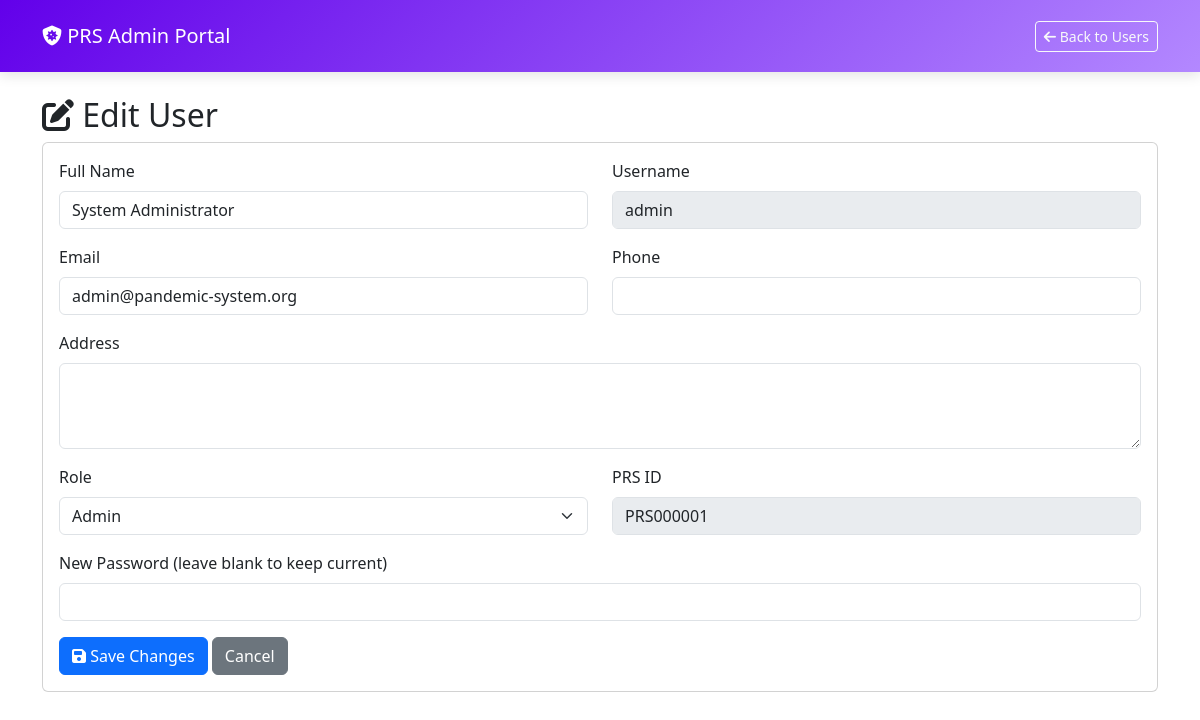
Page /Admin/user_edit.php?id=1 (signed in) on the committed database.
### tables this page shows
CREATE TABLE Users (
    user_id INT AUTO_INCREMENT PRIMARY KEY,
    prs_id VARCHAR(10) UNIQUE NOT NULL,
    full_name VARCHAR(100) NOT NULL,
    national_id VARCHAR(50) UNIQUE,
    dob DATE,
    role ENUM('Admin', 'Official', 'Merchant', 'Citizen', 'Pending') NOT NULL,
    username VARCHAR(50) UNIQUE NOT NULL,
    password VARCHAR(255) NOT NULL,
    email VARCHAR(100),
    phone VARCHAR(20),
    address TEXT,
    is_visitor TINYINT(1) DEFAULT 0,
    created_at TIMESTAMP DEFAULT CURRENT_TIMESTAMP,
    last_login TIMESTAMP NULL
);

### Admin/user_edit.php (the view, shortened to what this page needs)
<?php
$host = 'localhost';
$db = 'CovidSystem';
$user = 'root';
$pass = '';
try {
    $pdo = new PDO("mysql:host=$host;dbname=$db;charset=utf8mb4", $user, $pass);
    $pdo->setAttribute(PDO::ATTR_ERRMODE, PDO::ERRMODE_EXCEPTION);
    $user_id = (int)$_GET['id'];
    $stmt = $pdo->prepare("SELECT * FROM users WHERE user_id = ?");
    $stmt->execute([$user_id]);
    $user_data = $stmt->fetch(PDO::FETCH_ASSOC);
} catch (PDOException $e) {
    $_SESSION['error_message'] = "Database error: " . $e->getMessage();
    header("Location: admin_users.php");
    exit();
}
?>
<!DOCTYPE html>
<html lang="en">
<head>
    <link rel="stylesheet" href="https://cdn.jsdelivr.net/npm/bootstrap@5.3.0/dist/css/bootstrap.min.css">
    <link rel="stylesheet" href="https://cdnjs.cloudflare.com/ajax/libs/font-awesome/6.4.0/css/all.min.css">
    <link rel="stylesheet" href="../css/admin_styles.css">
</head>
<body>
    <nav class="navbar navbar-expand-lg admin-navbar">
        <div class="container">
            <a class="navbar-brand text-white" href="admin_dashboard.php">
                <i class="fas fa-shield-virus"></i> PRS Admin Portal
            </a>
            <div class="navbar-nav ms-auto">
                <a href="admin_users.php" class="btn btn-outline-light btn-sm">
                    <i class="fas fa-arrow-left"></i> Back to Users
                </a>
            </div>
        </div>
    </nav>
    <div class="container py-4">
        <h2><i class="fas fa-edit"></i> Edit User</h2>
        <div class="card">
            <div class="card-body">
                <form method="post">
                    <div class="row">
                        <div class="col-md-6">
                            <div class="mb-3">
                                <label for="full_name" class="form-label">Full Name</label>
                                <input type="text" class="form-control" name="full_name"
                                       value="<?php echo htmlspecialchars($user_data['full_name']); ?>" required>
                            </div>
                        </div>
                        <div class="col-md-6">
                            <div class="mb-3">
                                <label for="username" class="form-label">Username</label>
                                <input type="text" class="form-control"
                                       value="<?php echo htmlspecialchars($user_data['username']); ?>" disabled>
                            </div>
                        </div>
                    </div>
                    <div class="row">
                        <div class="col-md-6">
                            <div class="mb-3">
                                <label for="email" class="form-label">Email</label>
                                <input type="email" class="form-control" name="email"
                                       value="<?php echo htmlspecialchars($user_data['email'] ?? ''); ?>">
                            </div>
                        </div>
                        <div class="col-md-6">
                            <div class="mb-3">
                                <label for="phone" class="form-label">Phone</label>
                                <input type="text" class="form-control" name="phone"
                                       value="<?php echo htmlspecialchars($user_data['phone'] ?? ''); ?>">
                            </div>
                        </div>
                    </div>
                    <div class="mb-3">
                        <label for="address" class="form-label">Address</label>
                        <textarea class="form-control" name="address" rows="3"><?php echo htmlspecialchars($user_data['address'] ?? ''); ?></textarea>
                    </div>
                    <div class="row">
                        <div class="col-md-6">
                            <div class="mb-3">
                                <label for="role" class="form-label">Role</label>
                                <select class="form-select" name="role" required>
                                    <option value="Admin" <?php echo $user_data['role'] === 'Admin' ? 'selected' : ''; ?>>Admin</option>
                                </select>
                            </div>
                        </div>
                        <div class="col-md-6">
                            <div class="mb-3">
                                <label for="prs_id" class="form-label">PRS ID</label>
                                <input type="text" class="form-control"
                                       value="<?php echo htmlspecialchars($user_data['prs_id']); ?>" disabled>
                            </div>
                        </div>
                    </div>
                    <div class="mb-3">
                        <label for="new_password" class="form-label">New Password (leave blank to keep current)</label>
                        <input type="password" class="form-control" name="new_password">
                    </div>
                    <button type="submit" class="btn btn-primary">
                        <i class="fas fa-save"></i> Save Changes
                    </button>
                    <a href="admin_users.php" class="btn btn-secondary">Cancel</a>
                </form>
            </div>
        </div>
    </div>
</body>
</html>

### css/admin_styles.css (style rules this page uses)
:root { --admin-primary: #6200ea; --admin-secondary: #b388ff; --admin-accent: #03dac6; --admin-danger: #cf6679; --admin-background: #121212; --admin-surface: #1e1e1e; --admin-on-surface: #ffffff; }
.admin-navbar { background: linear-gradient(135deg, var(--admin-primary), var(--admin-secondary)); padding: 1rem; box-shadow: 0 4px 12px rgba(0,0,0,0.1); z-index: 1050; position: relative; }
.admin-navbar .navbar-nav { z-index: 1051; }
.navbar-nav:last-child { margin-left: auto; }
.container { position: relative; z-index: 1; }
.container > * { position: relative; z-index: 1; }
.card { position: relative; z-index: 1; }
.py-4 { padding-top: 1.5rem !important; padding-bottom: 1.5rem !important; }

### rows in the picture
users: full_name "System Administrator", username "admin", email "admin@pandemic-system.org", role "Admin", prs "PRS000001"
